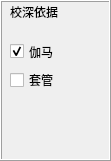
      <widget class="QFrame" name="frame_26">
       <property name="geometry">
        <rect>
         <x>190</x>
         <y>330</y>
         <width>111</width>
         <height>161</height>
        </rect>
       </property>
       <property name="frameShape">
        <enum>QFrame::Box</enum>
       </property>
       <property name="frameShadow">
        <enum>QFrame::Raised</enum>
       </property>
       <widget class="QLabel" name="label_147">
        <property name="geometry">
         <rect>
          <x>10</x>
          <y>0</y>
          <width>81</width>
          <height>23</height>
         </rect>
        </property>
        <property name="styleSheet">
         <string notr="true">font: 10pt &quot;黑体&quot;;</string>
        </property>
        <property name="text">
         <string>校深依据</string>
        </property>
       </widget>
       <widget class="QWidget" name="layoutWidget">
        <property name="geometry">
         <rect>
          <x>10</x>
          <y>40</y>
          <width>71</width>
          <height>51</height>
         </rect>
        </property>
        <layout class="QGridLayout" name="gridLayout_48">
         <item row="0" column="0">
          <widget class="QCheckBox" name="checkBox_5">
           <property name="text">
            <string>伽马</string>
           </property>
           <property name="checked">
            <bool>true</bool>
           </property>
          </widget>
         </item>
         <item row="1" column="0">
          <widget class="QCheckBox" name="checkBox_13">
           <property name="text">
            <string>套管</string>
           </property>
          </widget>
         </item>
        </layout>
       </widget>
      </widget>
